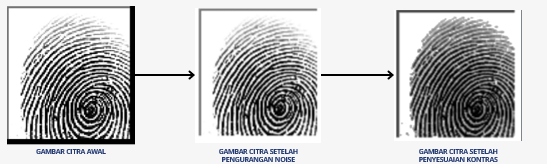
#> input picture image-preprocessing-for-lbp.png, 547 x 164 px
$ python -i preprocessing.py   (imports and definitions only)
#> lines starting #> are read from the running program, lines starting #| are printed output that depends on the picture; after the words box and inside, x2 and y2 are one past the last pixel; in counts of white or black regions, pixels touching at a corner belong together
import cv2
import numpy as np
from skimage import io, color, filters, exposure
from skimage.morphology import skeletonize
import fingerprint_enhancer

def convert_to_grayscale_and_enchance_image(image_path):
#> called with image_path = '../image-preprocessing-for-lbp.png'
    img = io.imread(image_path)
#> img is the input picture: shape (164, 547, 4); mean R, G, B, A 191.6, 191.8, 192.5, 255
    if img.ndim == 3 and img.shape[2] == 3:
        gray_img = color.rgb2gray(img)
    elif img.ndim == 3 and img.shape[2] == 4:
        gray_img = color.rgb2gray(color.rgba2rgb(img))
    elif img.ndim == 2:
        gray_img = img
    else:
        raise ValueError("Unsupported image format")

    resized_img = cv2.resize(gray_img, None, fx=5, fy=5)
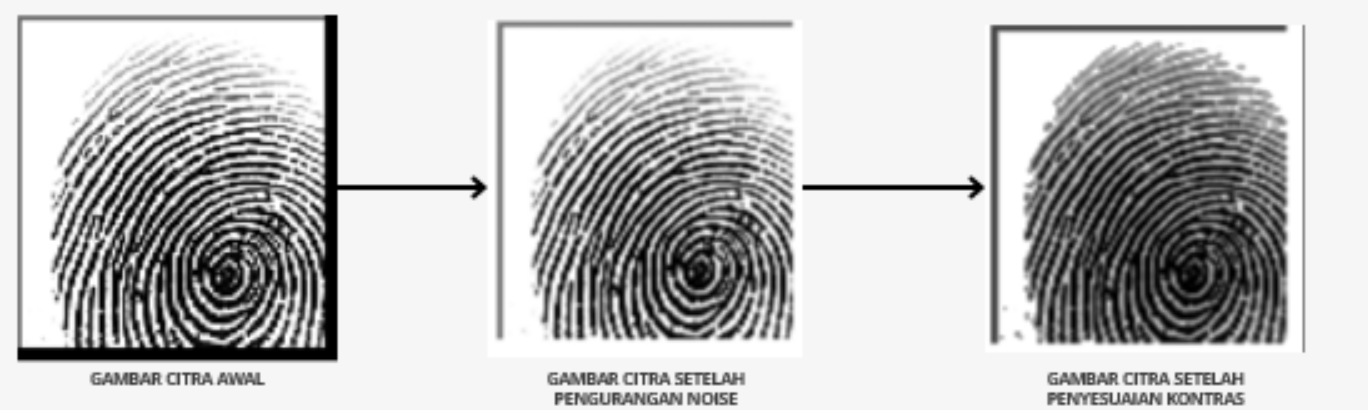
#> resized_img: shape (820, 2735) float64 (shown at 1/2 size); min 0, max 1, mean 0.752
    local_binary = filters.threshold_local(resized_img, block_size=55, method='gaussian')
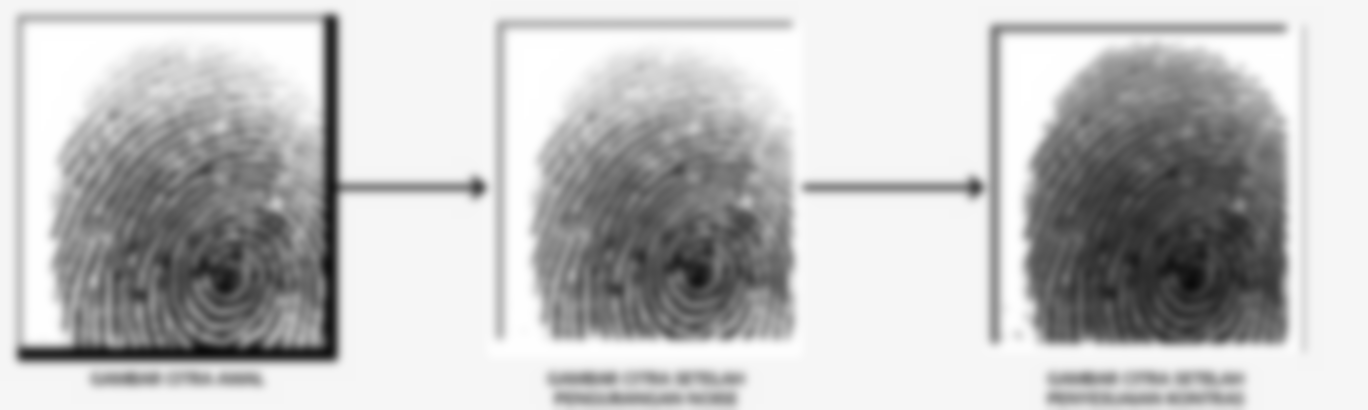
#> local_binary: shape (820, 2735) float64 (shown at 1/2 size); min 0.0438, max 1, mean 0.752
    binarized_img = resized_img > local_binary
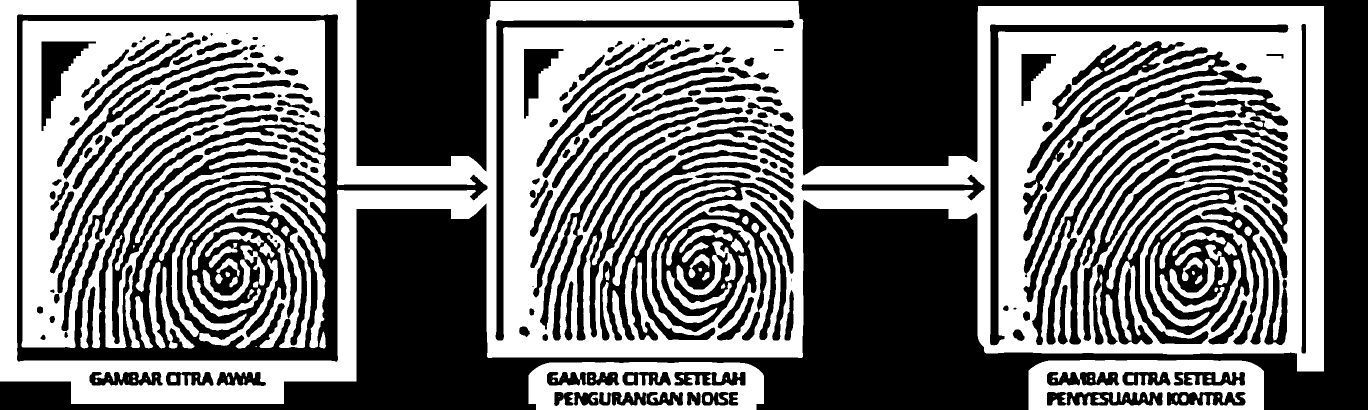
#> binarized_img: shape (820, 2735) bool (shown at 1/2 size); 46.7% white; 112 white regions (34 under 20 px), largest, box (x1, y1, x2, y2) and area: (0, 0, 2648, 808) 719425, (43, 40, 651, 697) 211160, (2057, 720, 2528, 820) 30632
#> (the run stopped early here; a loop or call above may not have finished)

$ run again, on image-preprocessing-for-ridge-density.png
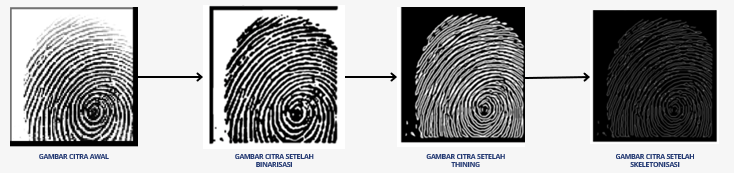
#> input picture image-preprocessing-for-ridge-density.png, 734 x 173 px
#> in convert_to_grayscale_and_enchance_image, img is the input picture: shape (173, 734, 4); mean R, G, B, A 163.1, 163.3, 163.8, 255
#> in convert_to_grayscale_and_enchance_image, `local_binary = filters.threshold_local(resized_img, block_size=55, met..`:
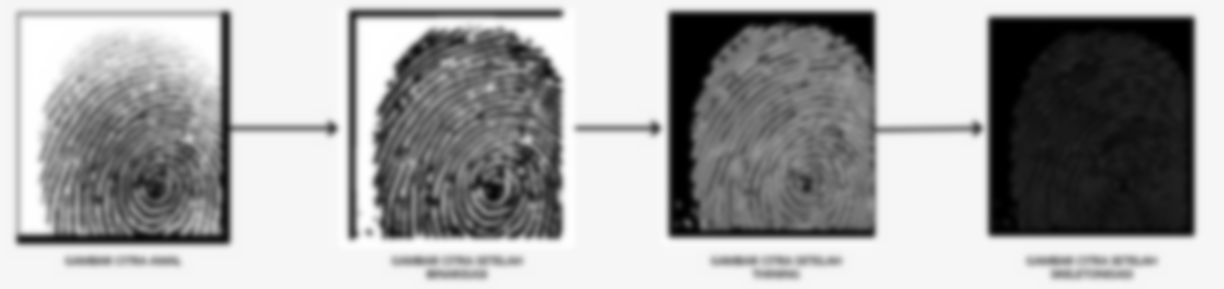
#> local_binary: shape (865, 3670) float64 (shown at 1/3 size); min 0, max 1, mean 0.64
#> in convert_to_grayscale_and_enchance_image, `binarized_img = resized_img > local_binary`:
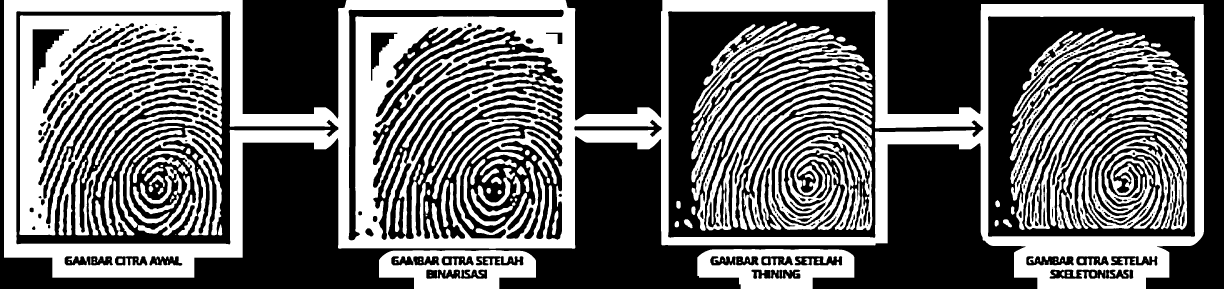
#> binarized_img: shape (865, 3670) bool (shown at 1/3 size); 42.1% white; 192 white regions (43 under 20 px), largest, box (x1, y1, x2, y2) and area: (12, 0, 3612, 865) 674717, (58, 45, 666, 706) 202083, (2118, 229, 2618, 691) 36905
